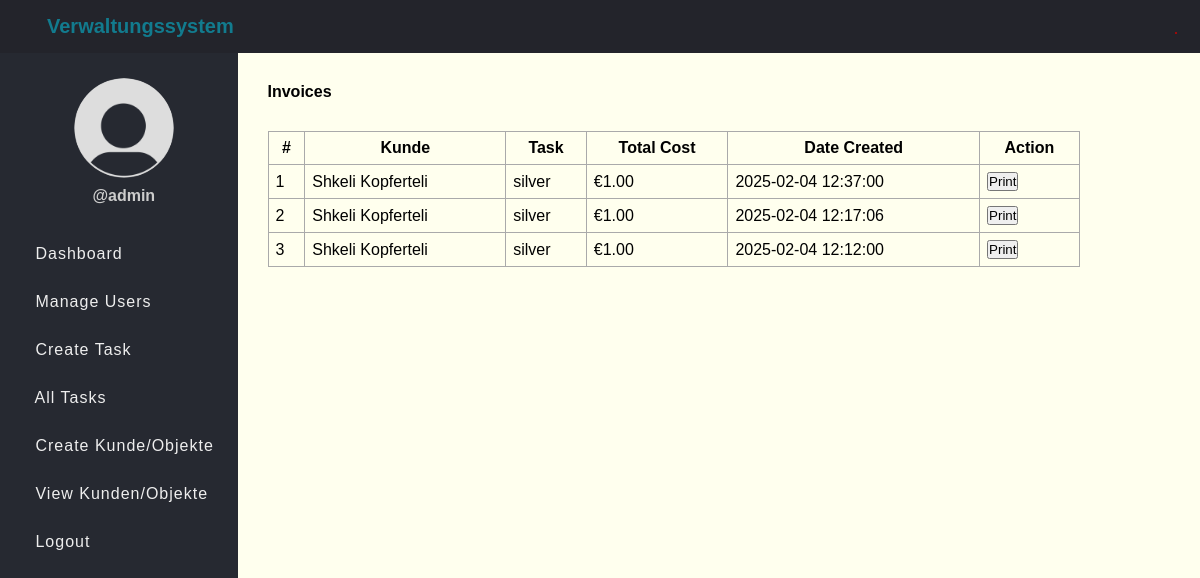
The page /view-invoices.php (signed in) on the database its author committed.
### tables this page shows
CREATE TABLE `invoices` (
                            `id` int(11) NOT NULL,
                            `kunde_id` int(11) NOT NULL,
                            `task_id` int(11) NOT NULL,
                            `date_created` timestamp NOT NULL DEFAULT current_timestamp(),
                            `total_cost` decimal(10,2) NOT NULL,
                            `description` text DEFAULT NULL
);

CREATE TABLE `kunde` (
                         `id` int(11) NOT NULL,
                         `name` varchar(255) NOT NULL,
                         `vorname` varchar(255) NOT NULL,
                         `adresse` varchar(255) NOT NULL,
                         `plz` varchar(10) NOT NULL,
                         `ort` varchar(255) NOT NULL,
                         `created_at` timestamp NOT NULL DEFAULT current_timestamp()
);

CREATE TABLE `tasks` (
                         `id` int(11) NOT NULL,
                         `title` varchar(100) NOT NULL,
                         `description` text DEFAULT NULL,
                         `assigned_to` int(11) DEFAULT NULL,
                         `due_date` date DEFAULT NULL,
                         `status` enum('pending','in_progress','completed') DEFAULT 'pending',
                         `created_at` timestamp NOT NULL DEFAULT current_timestamp(),
                         `document` varchar(255) DEFAULT NULL,
                         `image` varchar(255) DEFAULT NULL,
                         `images` text DEFAULT NULL,
                         `kunde_id` int(11) DEFAULT NULL,
                         `objekt_id` int(11) DEFAULT NULL
);

### view-invoices.php (the view, shortened to what this page needs)
<?php
include "DB_connection.php";
$invoices = $conn->query("SELECT invoices.*, Kunde.name AS kunde_name, Kunde.vorname AS kunde_vorname, tasks.title AS task_title
                          FROM invoices
                          JOIN Kunde ON invoices.kunde_id = Kunde.id
                          JOIN tasks ON invoices.task_id = tasks.id
                          ORDER BY invoices.date_created DESC")->fetchAll(PDO::FETCH_ASSOC);
?>
<!DOCTYPE html>
<html>
<head>
    <link rel="stylesheet" href="css/style.css">
</head>
<body>
<?php include "inc/header.php"; ?>
<div class="body">
    <?php include "inc/nav.php"; ?>
    <section class="section-1">
        <h4 class="title">Invoices</h4>
        <?php if (!empty($invoices)) { ?>
            <table class="main-table">
                <tr>
                    <th>#</th>
                    <th>Kunde</th>
                    <th>Task</th>
                    <th>Total Cost</th>
                    <th>Date Created</th>
                    <th>Action</th>
                </tr>
                <?php $i=0; foreach ($invoices as $invoice) { ?>
                    <tr>
                        <td><?= ++$i ?></td>
                        <td><?= $invoice['kunde_name'] . ' ' . $invoice['kunde_vorname'] ?></td>
                        <td><?= $invoice['task_title'] ?></td>
                        <td>€<?= number_format($invoice['total_cost'], 2) ?></td>
                        <td><?= $invoice['date_created'] ?></td>
                        <td>
                            <button onclick="printInvoice(<?= $invoice['id'] ?>)" class="btn btn-primary">Print</button>
                        </td>
                    </tr>
                <?php } ?>
            </table>
        <?php } else { ?>
            <h3>No Invoices Available</h3>
        <?php } ?>
    </section>
</div>
</body>
</html>

### css/style.css (style rules this page uses)
* { padding: 0; margin: 0; box-sizing: border-box; font-family: arial, sans-serif; }
.body { display: flex; }
.section-1 { padding: 30px; }
.section-1 .title { margin-bottom: 10px; }
.section-1 { width: 100%; background: #ffe; }
.main-table, .main-table tr, .main-table th, .main-table td { border: 1px solid #aaa; border-collapse: collapse; padding: 7px; }
.main-table { width: 90%; margin-top: 30px; }

### rows shown on the page
invoices: kunde.name "Shkeli", kunde.vorname "Kopferteli", task.title "silver", total_cost "1.00", date_created "2025-02-04 12:37:00"
invoices: kunde.name "Shkeli", kunde.vorname "Kopferteli", task.title "silver", total_cost "1.00", date_created "2025-02-04 12:17:06"
invoices: kunde.name "Shkeli", kunde.vorname "Kopferteli", task.title "silver", total_cost "1.00", date_created "2025-02-04 12:12:00"

### other values the page prints
$_SESSION['username'] "admin"
